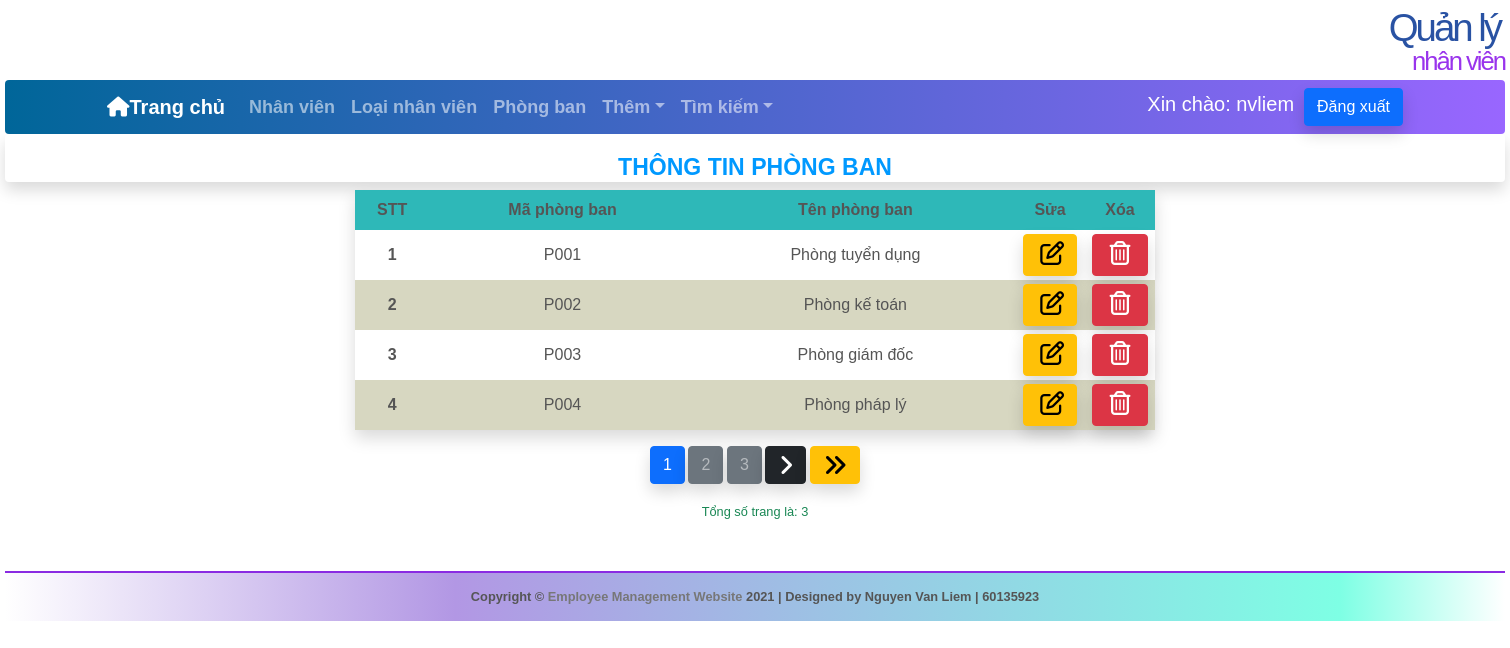
The page /BaiTapNangCao/phong.php (signed in) on the database its author committed.
### tables this page shows
CREATE TABLE `phongban` (
  `maPhong` varchar(5) NOT NULL,
  `tenPhong` varchar(30) NOT NULL
);

### BaiTapNangCao/phong.php (the view, shortened to what this page needs)
<!DOCTYPE HTML PUBLIC "-//W3C//DTD HTML 4.01 Frameset//EN">
<html>
<head>
    <link href="https://cdn.jsdelivr.net/npm/bootstrap@5.1.1/dist/css/bootstrap.min.css" rel="stylesheet">
    <link rel="stylesheet" type="text/css" href="./includes/style.css">
</head>
<body>
    <?php
    include('includes/header.php');
    require("connect.php");
    $rowsPerPage=4;
    $offset =($_GET['page']-1)*$rowsPerPage;
    $strSQL = "SELECT * FROM phongban LIMIT $offset, $rowsPerPage";
    $result = mysqli_query($dbc, $strSQL);
    if (mysqli_num_rows($result) == 0) {
        echo "Chưa có dữ liệu";
    } else {
        echo "<h1 style='color: #0099ff; font-weight: bold;' align='center' class='rounded shadow'>THÔNG TIN PHÒNG BAN</h1>
		  <table align='center' width='800' border='1' cellpadding='2' cellspacing='2'
				style='border-collapse: collapse;' class='mx-auto shadow'>
		  	<tr style='background-color: #2eb8b8; height: 40px;' align='center'>
                <td class='text-center'><b>STT</b></td>
                <td><b>Mã phòng ban</b></td>
				<td><b>Tên phòng ban</b></td>
                <td style='width:70px;'><b>Sửa</b></td>
                <td style='width:70px;'><b>Xóa</b></td>
		  	</tr>";
        $stt = $offset+1;
        while ($row = mysqli_fetch_array($result)) {
            if ($stt % 2 != 0) {
                echo "<tr class='text-center'>";
                echo "<td style='height:50px; font-weight: bold;'>$stt</td>";
                echo "<td style='height:50px;'>$row[0]</td>";
                echo "<td style='height:50px;'>$row[1]</td>";
                echo "<td><a href='sua_pb.php?maPhong=".$row[0]."' class='btn btn-warning shadow'>&nbsp<i class='far fa-edit' style='font-size:24px'></i></a></td>";
                echo "<td><a href='xoa_pb.php?maPhong=".$row[0]."' class='btn btn-danger shadow'>&nbsp<i class='far fa-trash-alt' style='font-size:24px'></i>&nbsp</a></td>";
                echo "</tr>";
            } else {
                echo "<tr class='text-center' style='background-color: #d7d7c1;'>";
                echo "<td style='height:50px; font-weight: bold;'>$stt</td>";
                echo "<td style='height:50px;'>$row[0]</td>";
                echo "<td style='height:50px;'>$row[1]</td>";
                echo "<td><a href='sua_pb.php?maPhong=".$row[0]."' class='btn btn-warning shadow'>&nbsp<i class='far fa-edit' style='font-size:24px'></i></a></td>";
                echo "<td><a href='xoa_pb.php?maPhong=".$row[0]."' class='btn btn-danger shadow'>&nbsp<i class='far fa-trash-alt' style='font-size:24px'></i>&nbsp</a></td>";
                echo "</tr>";
            }
            $stt += 1;
        }
        echo '</table>';
        $re = mysqli_query($dbc, 'select * from phongban');
        $numRows = mysqli_num_rows($re);
        $maxPage = ceil($numRows/$rowsPerPage);
        echo "<div class='text-center mt-3'>";
        for ($i=1 ; $i<=$maxPage ; $i++)
        { if ($i == $_GET['page'])
        { echo '<b class="btn btn-primary shadow">'.$i.'</b> ';
        }
        else
        echo "<a class='btn btn-secondary shadow text-white-50' href=" .$_SERVER['PHP_SELF']. "?page="
        .$i.">".$i."</a> ";
        }
        if ($_GET['page'] < $maxPage)
        {
            echo "<a class='btn btn-dark shadow' href = ". $_SERVER['PHP_SELF']."?page=".($_GET['page']+1).">
                <i class='fas fa-angle-right' style='font-size:24px'></i>
                </a> ";
        }
        if($_GET['page'] != $maxPage){
            echo "<a class='btn btn-warning shadow' href=" .$_SERVER['PHP_SELF']."?page=".$maxPage.">
                <i class='fas fa-angle-double-right' style='font-size:24px'></i>
                </a> ";
        }
        echo "</div>";
        echo "<p align='center' class='text-success'>Tổng số trang là: ".$maxPage ."</p>";
    }
    ?>
</body>
</html>

### BaiTapNangCao/includes/style.css (style rules this page uses)
* { border: 0; margin: 0; padding: 0; }
a { color: #777; text-decoration: none; }
body { background: #ffffff; color: #555; font: 0.8em Arial, Helvetica, "bitstream vera sans", sans-serif; }
#content h1 { font-size: 1.8em; padding: 20px 0 0; }
#content p { padding: 20px 20px 0; }
#footer { border-top: 2px solid #8a2be2; height: 50px; margin: 0 auto; padding: 10px; text-align: center; width: 1500px; font-weight: bold; background: linear-gradient( 90deg, rgba(255, 255, 255, 1) 0%, rgba(178, 151, 228, 1) 30%, rgba(126, 255, 228, 1) 89%, rgba(255, 255, 255, 1) 100% ); }

### rows shown on the page
phongban: maPhong "P001", tenPhong "Phòng tuyển dụng"
phongban: maPhong "P002", tenPhong "Phòng kế toán"
phongban: maPhong "P003", tenPhong "Phòng giám đốc"
phongban: maPhong "P004", tenPhong "Phòng pháp lý"

### other values the page prints
$_SESSION["username"] "nvliem"
$maxPage "3"
